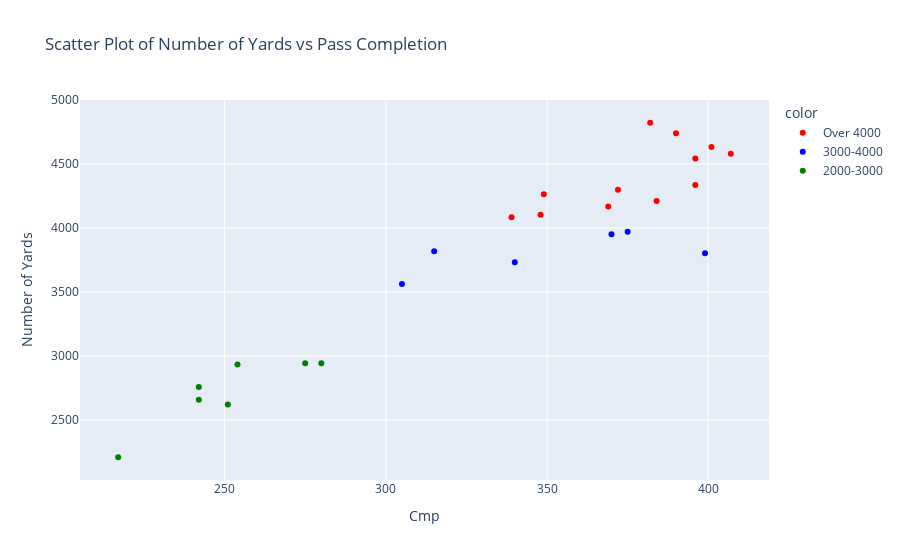

The notebook cell saved with this chart:
### Code cell
import plotly.express as px


# Filter the DataFrame to include only players with more than 10 games and Posititon QB
df_filtered = df[(df['GS'] > 10) & (df['Pos'] == 'QB')]

# Create the categories
def categorize_yards(yards):
    if yards > 4000:
        return 'Over 4000'
    elif 3000 <= yards <= 4000:
        return '3000-4000'
    elif 2000 <= yards < 3000:
        return '2000-3000'
    else:
        return 'Below 2000'



# Create a scatter plot with hover functionality and custom color mapping
color_mapping = {
    'Over 4000': 'red',
    '3000-4000': 'blue',
    '2000-3000': 'green',
    'Below 2000': 'orange'
}

fig = px.scatter(df_filtered, hover_data=['Player'], y='Yds',x='Cmp',  color=df_filtered['Yds'].apply(categorize_yards), title='Scatter Plot of Number of Yards vs Pass Completion', color_discrete_map=color_mapping)
 
# Add labels and titles
fig.update_layout(
    xaxis_title='Cmp',
    yaxis_title='Number of Yards',
)

# Show the plot
fig.show()

### Figure 1 — Plotly figure (JSON) as saved in the notebook; plotly's stock layout.template omitted (floating-point values rounded to 4 significant figures)
{"data": [{"customdata": [["Deshaun Watson*"], ["Patrick Mahomes*"], ["Tom Brady"], ["Matt Ryan"], ["Josh Allen*"], ["Justin Herbert"], ["Aaron Rodgers*+"], ["Kirk Cousins"], ["Russell Wilson*"], ["Philip Rivers"], ["Derek Carr"], ["Matthew Stafford"]], "hovertemplate": "color=Over 4000<br>Cmp=%{x}<br>Yds=%{y}<br>Player=%{customdata[0]}<extra></extra>", "legendgroup": "Over 4000", "marker": {"color": "red", "symbol": "circle"}, "mode": "markers", "name": "Over 4000", "orientation": "v", "showlegend": true, "type": "scatter", "x": [382, 390, 401, 407, 396, 396, 372, 349, 384, 369, 348, 339], "xaxis": "x", "y": [4823, 4740, 4633, 4581, 4544, 4336, 4299, 4265, 4212, 4169, 4103, 4084], "yaxis": "y"}, {"customdata": [["Kyler Murray*"], ["Jared Goff"], ["Ryan Tannehill"], ["Ben Roethlisberger"], ["Teddy Bridgewater"], ["Baker Mayfield"]], "hovertemplate": "color=3000-4000<br>Cmp=%{x}<br>Yds=%{y}<br>Player=%{customdata[0]}<extra></extra>", "legendgroup": "3000-4000", "marker": {"color": "blue", "symbol": "circle"}, "mode": "markers", "name": "3000-4000", "orientation": "v", "showlegend": true, "type": "scatter", "x": [375, 370, 315, 399, 340, 305], "xaxis": "x", "y": [3971, 3952, 3819, 3803, 3733, 3563], "yaxis": "y"}, {"customdata": [["Daniel Jones"], ["Drew Brees"], ["Drew Lock"], ["Lamar Jackson"], ["Cam Newton"], ["Carson Wentz"], ["Sam Darnold"]], "hovertemplate": "color=2000-3000<br>Cmp=%{x}<br>Yds=%{y}<br>Player=%{customdata[0]}<extra></extra>", "legendgroup": "2000-3000", "marker": {"color": "green", "symbol": "circle"}, "mode": "markers", "name": "2000-3000", "orientation": "v", "showlegend": true, "type": "scatter", "x": [280, 275, 254, 242, 242, 251, 217], "xaxis": "x", "y": [2943, 2942, 2933, 2757, 2657, 2620, 2208], "yaxis": "y"}], "layout": {"legend": {"title": {"text": "color"}, "tracegroupgap": 0}, "title": {"text": "Scatter Plot of Number of Yards vs Pass Completion"}, "xaxis": {"anchor": "y", "domain": [0, 1], "title": {"text": "Cmp"}}, "yaxis": {"anchor": "x", "domain": [0, 1], "title": {"text": "Number of Yards"}}}}
